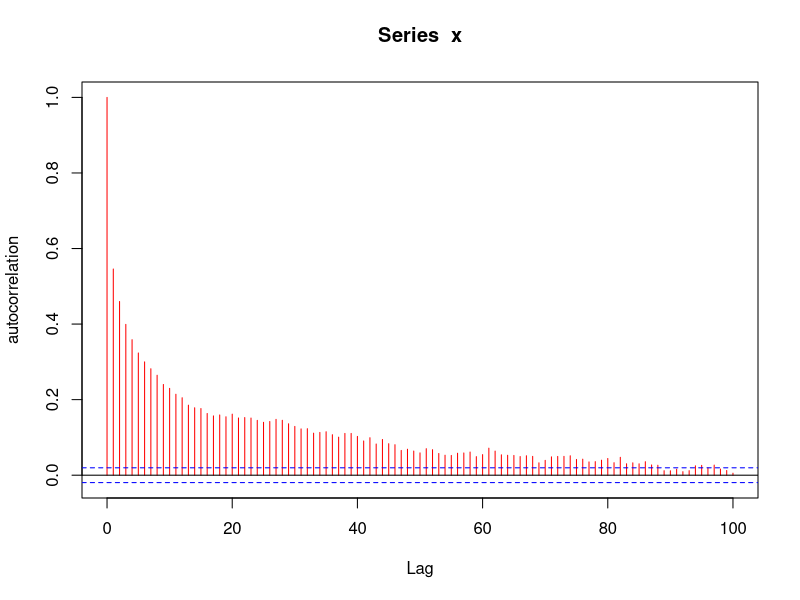
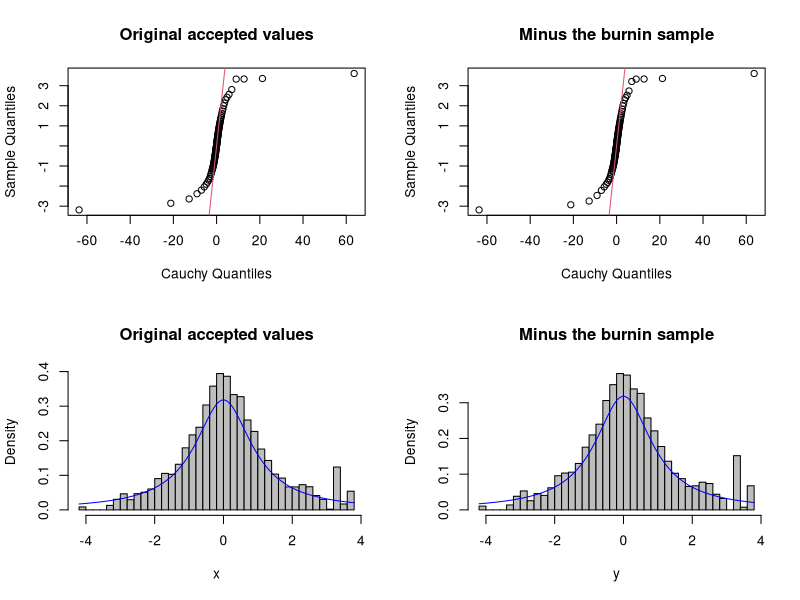
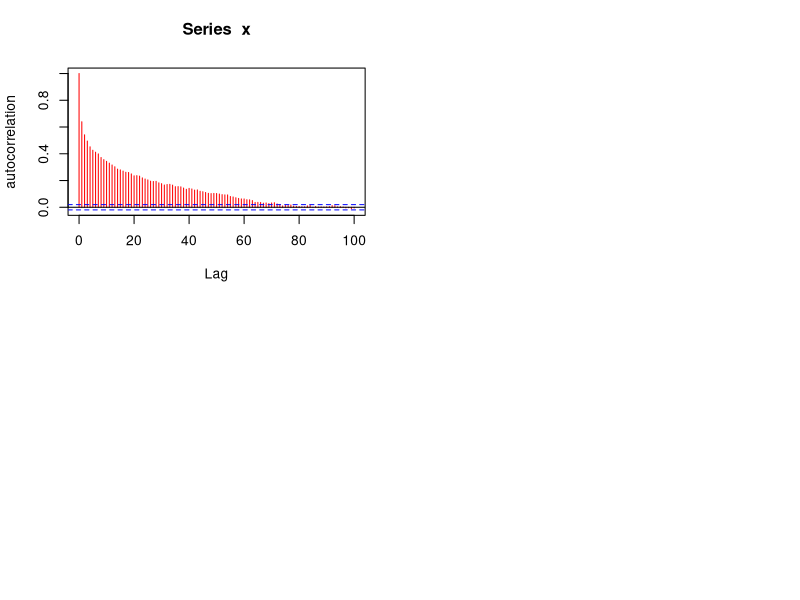
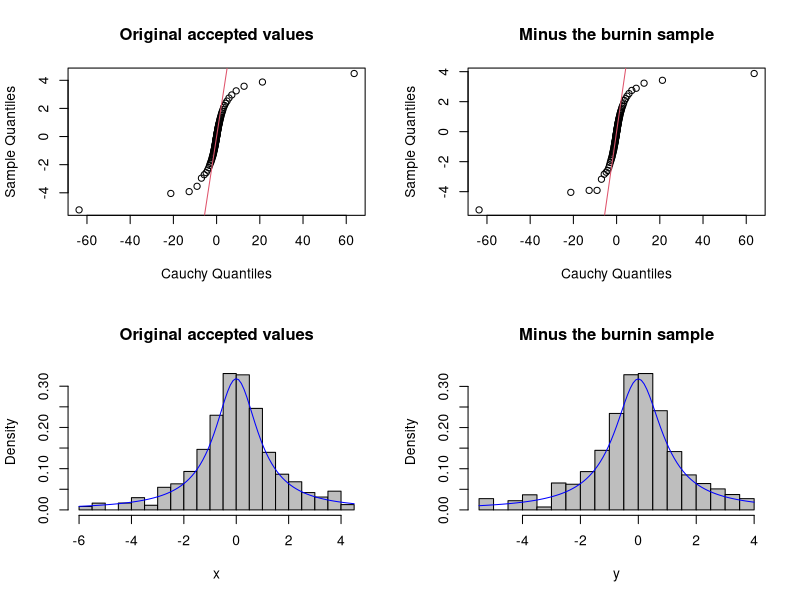

Here is the R script that generated these plots, in order:
## ---- chunk 1
knitr::opts_chunk$set(echo = TRUE)
## ---- chunk 2



# function to compute cauchy c(0,1) pdf at x using normal with mean 0 variance 2 as th e proposed dist
f <- function(x) {

 1/(pi*(1 + x^2))    
}

set.seed(1234)
m <- 10000 # chain length    
#sigma <- sqrt(2)     
x <- numeric(m)     
x[1] <- rnorm(1, mean = 0,sd =sqrt(2)) # generate first obs in the chain from candidate g() 
k <- 0     # counter for number of rejected values  
u <- runif(m)
for (i in 2:m) {
    # at each transition, the candidate point y
    # is generated from N(0,sqrt(2)
	xt <- x[i-1]
	y <- rnorm(1) 
	num <- f(y) * dnorm(xt)  #y is evaluated at f; xt is evaltd at g given y
	den <- f(xt) * dnorm(y) #xt is evaluated at f; y is evaltd at g given xt 
    if (u[i] <= num/den) 
        x[i] <- y    # if y is accepted, assign y to next value in the chain
	  else {     
        x[i] <- xt   # else assign old value of x to the next value  
        k <- k+1     # k record number of y rejected            
		}       
	}
print(100*k/m)
## ---- chunk 3
library(VGAM) # install VGAM package
# computes autocorrelation for 100 adjacent values
acf(x, col = "red", lag.max = 100, ylab = "autocorrelation")  
## ---- chunk 4
par(mfrow = c(2, 2))  
a <- ppoints(100)     
QR <- tan((a-1)*pi)  #quantiles of Cauchy     
Qx <- quantile(x, a)
qqplot(QR, Qx, xlab ="Cauchy Quantiles", 
			ylab ="Sample Quantiles",
			main = "Original accepted values") 
abline(0,1, col=2)

b <- 2001      #discard the burnin sample     
y <- x[b: m] 
Qy <- quantile(y, a)
qqplot(QR, Qy, xlab="Cauchy Quantiles", 
			ylab ="Sample Quantiles",
			main = "Minus the burnin sample") 
abline(0, 1, col = 2)

hist(x, breaks = 30, prob = T, col = "gray", main = "Original accepted values")
curve(dcauchy(x, scale=1), add=TRUE, col="blue")

hist(y, breaks = 30, prob = T, col = "gray", main = "Minus the burnin sample")
curve(dcauchy(x, scale=1), add=TRUE, col="blue")
## ---- chunk 5
f <- function(x) {

 1/(pi*(1 + x^2))    
}

set.seed(1234)
m <- 10000 # chain length    
#sigma <- sqrt(2)     
x <- numeric(m)     
x[1] <- rt(1,df =20) # generate first obs in the chain from candidate g() 
k <- 0     # counter for number of rejected values  
u <- runif(m)
for (i in 2:m) {
    # at each transition, the candidate point y
    # is generated from t distribution with degree of freedom 20
	xt <- x[i-1]
	y <- rt(1,df=20) 
	num <- f(y) * dt(xt,df = 20)  #y is evaluated at f; xt is evaltd at g given y
	den <- f(xt) * dt(y, df =20) #xt is evaluated at f; y is evaltd at g given xt 
    if (u[i] <= num/den) 
        x[i] <- y    # if y is accepted, assign y to next value in the chain
	  else {     
        x[i] <- xt   # else assign old value of x to the next value  
        k <- k+1     # k record number of y rejected            
		}       
	}
print(100*k/m)
## ---- chunk 6
library(VGAM) # install VGAM package
# computes autocorrelation for 100 adjacent values
acf(x, col = "red", lag.max = 100, ylab = "autocorrelation")  
## ---- chunk 7
par(mfrow = c(2, 2))  
a <- ppoints(100)     
QR <- tan((a-0.5)*pi)  #quantiles of Cauchy     
Qx <- quantile(x, a)
qqplot(QR, Qx, xlab ="Cauchy Quantiles", 
			ylab ="Sample Quantiles",
			main = "Original accepted values") 
abline(0,1, col=2)

b <- 4001      #discard the burnin sample     
y <- x[b: m] 
Qy <- quantile(y, a)
qqplot(QR, Qy, xlab="Cauchy Quantiles", 
			ylab ="Sample Quantiles",
			main = "Minus the burnin sample") 
abline(0, 1, col = 2)

hist(x, breaks = 30, prob = T, col = "gray", main = "Original accepted values")
curve(dcauchy(x, scale=1), add=TRUE, col="blue")

hist(y, breaks = 30, prob = T, col = "gray", main = "Minus the burnin sample")
curve(dcauchy(x, scale=1), add=TRUE, col="blue")
